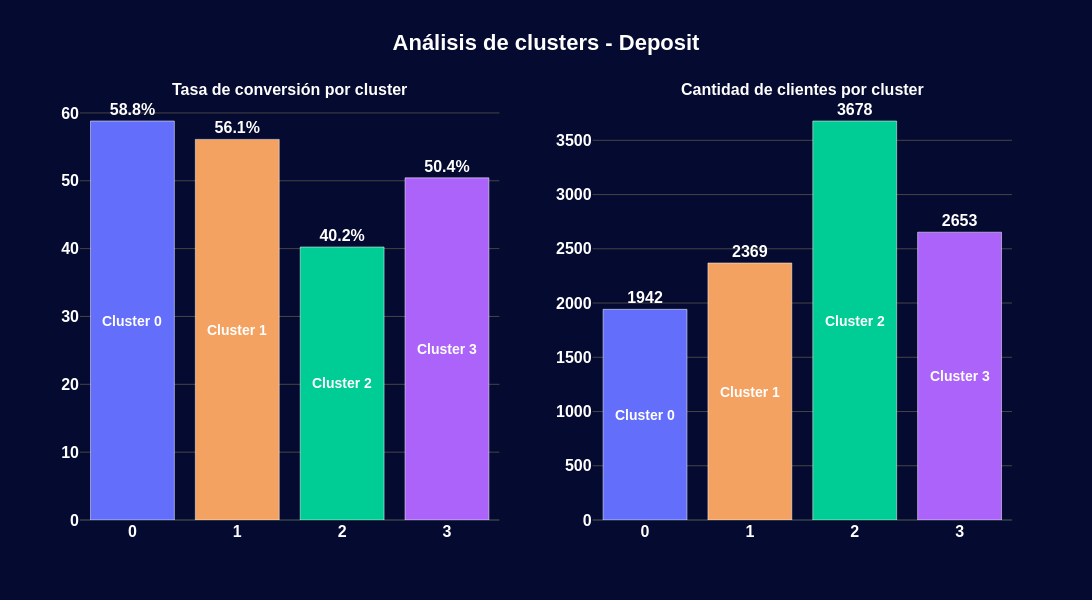
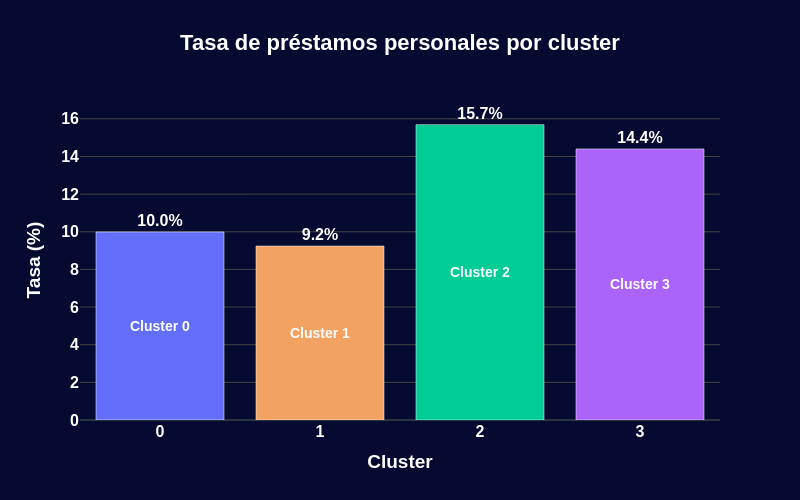
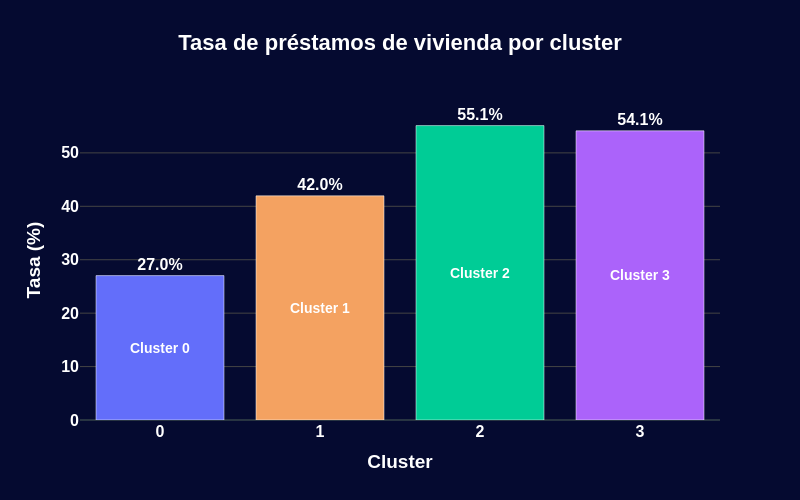

Notebook cell for these charts, in order:
### Markdown cell above
--- 
## 9. Gráficos de Análisis
---

### Code cell
template='custom'
import plotly.graph_objects as go
from plotly.subplots import make_subplots

# Datos y Paleta de Colores
clientes_cluster = (
    df_demo['cluster']
    .value_counts()
    .sort_index()
)

# Paleta de colores para los clusters (0, 1, 2, 3)
colores_clusters = ['#636EFA', '#F4A261', '#00CC96', '#AB63FA'] # Sustituido rojo por naranja corporativo #F4A261

# Subplots para Deposit

fig_deposit = make_subplots(
    rows=1,
    cols=2,
    subplot_titles=(
        'Tasa de conversión por cluster',
        'Cantidad de clientes por cluster'
    )
)

# Tasa conversión Deposit
fig_deposit.add_trace(
    go.Bar(
        x=perfil_cluster_deposit['cluster'],
        y=perfil_cluster_deposit['tasa_conversion_deposit'],
        text="<b>" + perfil_cluster_deposit['tasa_conversion_deposit']
            .round(1)
            .astype(str) + '%</b>',
        textposition='outside',
        textfont=dict(color='white', weight='bold'),
        marker=dict(
            color=colores_clusters,
            line=dict(color='#FFFFFF', width=0.5)
        )
    ),
    row=1, col=1
)

# Cantidad clientes Deposit
fig_deposit.add_trace(
    go.Bar(
        x=clientes_cluster.index,
        y=clientes_cluster.values,
        text="<b>" + clientes_cluster.values.astype(str) + "</b>",
        textposition='outside',
        textfont=dict(color='white', weight='bold'),
        marker=dict(
            color=colores_clusters,
            line=dict(color='#FFFFFF', width=0.5)
        )
    ),
    row=1, col=2
)

# Añadir etiquetas internas para el Cluster en fig_deposit
# Subplot 1: Tasa de conversión
for i, row in perfil_cluster_deposit.iterrows():
    fig_deposit.add_annotation(
        x=row['cluster'],
        y=row['tasa_conversion_deposit'] / 2,
        text=f"<b>Cluster {int(row['cluster'])}</b>",
        showarrow=False,
        font=dict(color='white', size=14, weight='bold'),
        xanchor='center',
        yanchor='middle',
        row=1, col=1
    )

# Subplot 2: Cantidad de clientes
for i, (cluster_idx, valor) in enumerate(clientes_cluster.items()):
    fig_deposit.add_annotation(
        x=cluster_idx,
        y=valor / 2,
        text=f"<b>Cluster {int(cluster_idx)}</b>",
        showarrow=False,
        font=dict(color='white', size=14, weight='bold'),
        xanchor='center',
        yanchor='middle',
        row=1, col=2
    )

# Análisis de clusters - Deposit
fig_deposit.update_layout(
    template='custom',
    title='Análisis de clusters - Deposit',
    title_x=0.5,
    xaxis=dict(
        tickmode='array',
        tickvals=[0, 1, 2, 3],
        ticktext=['0', '1', '2', '3']
    ),
    xaxis2=dict(
        tickmode='array',
        tickvals=[0, 1, 2, 3],
        ticktext=['0', '1', '2', '3']
    ),
    height=600,
    width=1200,
    showlegend=False,
    font=dict(family='Arial', size=16, color='white', weight='bold'),
    paper_bgcolor='#050a30',
    plot_bgcolor='#050a30',
    yaxis=dict(showgrid=True, gridcolor='#444'),
    yaxis2=dict(showgrid=True, gridcolor='#444')
)
fig_deposit.show()


# Gráfico para Loan

fig_loan = go.Figure()
# Trazas Loan
fig_loan.add_trace(
    go.Bar(
        x=perfil_cluster_loan['cluster'],
        y=perfil_cluster_loan['tasa_prestamo_personal'],
        text="<b>" + perfil_cluster_loan['tasa_prestamo_personal']
            .round(1)
            .astype(str) + '%</b>',
        textposition='outside',
        textfont=dict(color='white', weight='bold'),
        marker=dict(
            color=colores_clusters,
            line=dict(color='#FFFFFF', width=0.5)
        )
    )
)

# Añadir etiquetas internas para el Cluster
for i, row in perfil_cluster_loan.iterrows():
    fig_loan.add_annotation(
        x=row['cluster'],
        y=row['tasa_prestamo_personal'] / 2,
        text=f"<b>Cluster {int(row['cluster'])}</b>",
        showarrow=False,
        font=dict(color='white', size=14, weight='bold'),
        xanchor='center',
        yanchor='middle'
    )
# Gráfico para Loan
fig_loan.update_layout(
    template='custom',
    title='Tasa de préstamos personales por cluster',
    title_x=0.5,
    height=500,
    width=800,
    showlegend=False,
    xaxis_title='Cluster',
    yaxis_title='Tasa (%)',
    yaxis=dict(range=[0, 17], showgrid=True, gridcolor='#444'),
    xaxis=dict(
        tickmode='array',
        tickvals=[0, 1, 2, 3],
        ticktext=['0', '1', '2', '3']
    ),
    font=dict(family='Arial', size=16, color='white', weight='bold'),
    paper_bgcolor='#050a30',
    plot_bgcolor='#050a30'
)
fig_loan.show()


# Gráfico para Housing

fig_housing = go.Figure()
# Trazas Housing
fig_housing.add_trace(
    go.Bar(
        x=perfil_cluster_housing['cluster'],
        y=perfil_cluster_housing['tasa_prestamo_vivienda'],
        text="<b>" + perfil_cluster_housing['tasa_prestamo_vivienda']
            .round(1)
            .astype(str) + '%</b>',
        textposition='outside',
        textfont=dict(color='white', weight='bold'),
        marker=dict(
            color=colores_clusters,
            line=dict(color='#FFFFFF', width=0.5)
        )
    )
)
# Añadir etiquetas internas para el Cluster en fig_housing
for i, row in perfil_cluster_housing.iterrows():
    fig_housing.add_annotation(
        x=row['cluster'],
        y=row['tasa_prestamo_vivienda'] / 2,
        text=f"<b>Cluster {int(row['cluster'])}</b>",
        showarrow=False,
        font=dict(color='white', size=14, weight='bold'),
        xanchor='center',
        yanchor='middle'
    )
# Gráfico para Housing
fig_housing.update_layout(
    template='custom',
    title='Tasa de préstamos de vivienda por cluster',
    title_x=0.5,
    height=500,
    width=800,
    showlegend=False,
    xaxis_title='Cluster',
    yaxis_title='Tasa (%)',
    yaxis=dict(range=[0, 59.9], showgrid=True, gridcolor='#444', dtick=10),
    xaxis=dict(
        tickmode='array',
        tickvals=[0, 1, 2, 3],
        ticktext=['0', '1', '2', '3']
    ),
    font=dict(family='Arial', size=16, color='white', weight='bold'),
    paper_bgcolor='#050a30',
    plot_bgcolor='#050a30'
)
fig_housing.show()

### Figure 1 — Plotly figure (JSON) as saved in the notebook; plotly's stock layout.template omitted (floating-point values rounded to 4 significant figures)
{"data": [{"marker": {"color": ["#636EFA", "#F4A261", "#00CC96", "#AB63FA"], "line": {"color": "#FFFFFF", "width": 0.5}}, "text": ["<b>58.8%</b>", "<b>56.1%</b>", "<b>40.2%</b>", "<b>50.4%</b>"], "textfont": {"color": "white", "weight": "bold"}, "textposition": "outside", "type": "bar", "x": [0, 1, 2, 3], "xaxis": "x", "y": [58.81, 56.1, 40.24, 50.43], "yaxis": "y"}, {"marker": {"color": ["#636EFA", "#F4A261", "#00CC96", "#AB63FA"], "line": {"color": "#FFFFFF", "width": 0.5}}, "text": ["<b>1942</b>", "<b>2369</b>", "<b>3678</b>", "<b>2653</b>"], "textfont": {"color": "white", "weight": "bold"}, "textposition": "outside", "type": "bar", "x": [0, 1, 2, 3], "xaxis": "x2", "y": [1942, 2369, 3678, 2653], "yaxis": "y2"}], "layout": {"annotations": [{"font": {"size": 16}, "showarrow": false, "text": "Tasa de conversión por cluster", "x": 0.225, "xanchor": "center", "xref": "paper", "y": 1, "yanchor": "bottom", "yref": "paper"}, {"font": {"size": 16}, "showarrow": false, "text": "Cantidad de clientes por cluster", "x": 0.775, "xanchor": "center", "xref": "paper", "y": 1, "yanchor": "bottom", "yref": "paper"}, {"font": {"color": "white", "size": 14, "weight": "bold"}, "showarrow": false, "text": "<b>Cluster 0</b>", "x": 0, "xanchor": "center", "xref": "x", "y": 29.41, "yanchor": "middle", "yref": "y"}, {"font": {"color": "white", "size": 14, "weight": "bold"}, "showarrow": false, "text": "<b>Cluster 1</b>", "x": 1, "xanchor": "center", "xref": "x", "y": 28.05, "yanchor": "middle", "yref": "y"}, {"font": {"color": "white", "size": 14, "weight": "bold"}, "showarrow": false, "text": "<b>Cluster 2</b>", "x": 2, "xanchor": "center", "xref": "x", "y": 20.12, "yanchor": "middle", "yref": "y"}, {"font": {"color": "white", "size": 14, "weight": "bold"}, "showarrow": false, "text": "<b>Cluster 3</b>", "x": 3, "xanchor": "center", "xref": "x", "y": 25.21, "yanchor": "middle", "yref": "y"}, {"font": {"color": "white", "size": 14, "weight": "bold"}, "showarrow": false, "text": "<b>Cluster 0</b>", "x": 0, "xanchor": "center", "xref": "x2", "y": 971, "yanchor": "middle", "yref": "y2"}, {"font": {"color": "white", "size": 14, "weight": "bold"}, "showarrow": false, "text": "<b>Cluster 1</b>", "x": 1, "xanchor": "center", "xref": "x2", "y": 1184.0, "yanchor": "middle", "yref": "y2"}, {"font": {"color": "white", "size": 14, "weight": "bold"}, "showarrow": false, "text": "<b>Cluster 2</b>", "x": 2, "xanchor": "center", "xref": "x2", "y": 1839, "yanchor": "middle", "yref": "y2"}, {"font": {"color": "white", "size": 14, "weight": "bold"}, "showarrow": false, "text": "<b>Cluster 3</b>", "x": 3, "xanchor": "center", "xref": "x2", "y": 1326.0, "yanchor": "middle", "yref": "y2"}], "font": {"color": "white", "family": "Arial", "size": 16, "weight": "bold"}, "height": 600, "paper_bgcolor": "#050a30", "plot_bgcolor": "#050a30", "showlegend": false, "title": {"text": "Análisis de clusters - Deposit", "x": 0.5}, "width": 1200, "xaxis": {"anchor": "y", "domain": [0, 0.45], "tickmode": "array", "ticktext": ["0", "1", "2", "3"], "tickvals": [0, 1, 2, 3]}, "xaxis2": {"anchor": "y2", "domain": [0.55, 1], "tickmode": "array", "ticktext": ["0", "1", "2", "3"], "tickvals": [0, 1, 2, 3]}, "yaxis": {"anchor": "x", "domain": [0, 1], "gridcolor": "#444", "showgrid": true}, "yaxis2": {"anchor": "x2", "domain": [0, 1], "gridcolor": "#444", "showgrid": true}}}

### Figure 2 — Plotly figure (JSON) as saved in the notebook; plotly's stock layout.template omitted (floating-point values rounded to 4 significant figures)
{"data": [{"marker": {"color": ["#636EFA", "#F4A261", "#00CC96", "#AB63FA"], "line": {"color": "#FFFFFF", "width": 0.5}}, "text": ["<b>10.0%</b>", "<b>9.2%</b>", "<b>15.7%</b>", "<b>14.4%</b>"], "textfont": {"color": "white", "weight": "bold"}, "textposition": "outside", "type": "bar", "x": [0, 1, 2, 3], "y": [9.99, 9.24, 15.69, 14.4]}], "layout": {"annotations": [{"font": {"color": "white", "size": 14, "weight": "bold"}, "showarrow": false, "text": "<b>Cluster 0</b>", "x": 0, "xanchor": "center", "y": 4.995, "yanchor": "middle"}, {"font": {"color": "white", "size": 14, "weight": "bold"}, "showarrow": false, "text": "<b>Cluster 1</b>", "x": 1, "xanchor": "center", "y": 4.62, "yanchor": "middle"}, {"font": {"color": "white", "size": 14, "weight": "bold"}, "showarrow": false, "text": "<b>Cluster 2</b>", "x": 2, "xanchor": "center", "y": 7.845, "yanchor": "middle"}, {"font": {"color": "white", "size": 14, "weight": "bold"}, "showarrow": false, "text": "<b>Cluster 3</b>", "x": 3, "xanchor": "center", "y": 7.2, "yanchor": "middle"}], "font": {"color": "white", "family": "Arial", "size": 16, "weight": "bold"}, "height": 500, "paper_bgcolor": "#050a30", "plot_bgcolor": "#050a30", "showlegend": false, "title": {"text": "Tasa de préstamos personales por cluster", "x": 0.5}, "width": 800, "xaxis": {"tickmode": "array", "ticktext": ["0", "1", "2", "3"], "tickvals": [0, 1, 2, 3], "title": {"text": "Cluster"}}, "yaxis": {"gridcolor": "#444", "range": [0, 17], "showgrid": true, "title": {"text": "Tasa (%)"}}}}

### Figure 3 — Plotly figure (JSON) as saved in the notebook; plotly's stock layout.template omitted (floating-point values rounded to 4 significant figures)
{"data": [{"marker": {"color": ["#636EFA", "#F4A261", "#00CC96", "#AB63FA"], "line": {"color": "#FFFFFF", "width": 0.5}}, "text": ["<b>27.0%</b>", "<b>42.0%</b>", "<b>55.1%</b>", "<b>54.1%</b>"], "textfont": {"color": "white", "weight": "bold"}, "textposition": "outside", "type": "bar", "x": [0, 1, 2, 3], "y": [27.03, 41.96, 55.11, 54.13]}], "layout": {"annotations": [{"font": {"color": "white", "size": 14, "weight": "bold"}, "showarrow": false, "text": "<b>Cluster 0</b>", "x": 0, "xanchor": "center", "y": 13.52, "yanchor": "middle"}, {"font": {"color": "white", "size": 14, "weight": "bold"}, "showarrow": false, "text": "<b>Cluster 1</b>", "x": 1, "xanchor": "center", "y": 20.98, "yanchor": "middle"}, {"font": {"color": "white", "size": 14, "weight": "bold"}, "showarrow": false, "text": "<b>Cluster 2</b>", "x": 2, "xanchor": "center", "y": 27.55, "yanchor": "middle"}, {"font": {"color": "white", "size": 14, "weight": "bold"}, "showarrow": false, "text": "<b>Cluster 3</b>", "x": 3, "xanchor": "center", "y": 27.07, "yanchor": "middle"}], "font": {"color": "white", "family": "Arial", "size": 16, "weight": "bold"}, "height": 500, "paper_bgcolor": "#050a30", "plot_bgcolor": "#050a30", "showlegend": false, "title": {"text": "Tasa de préstamos de vivienda por cluster", "x": 0.5}, "width": 800, "xaxis": {"tickmode": "array", "ticktext": ["0", "1", "2", "3"], "tickvals": [0, 1, 2, 3], "title": {"text": "Cluster"}}, "yaxis": {"dtick": 10, "gridcolor": "#444", "range": [0, 59.9], "showgrid": true, "title": {"text": "Tasa (%)"}}}}
